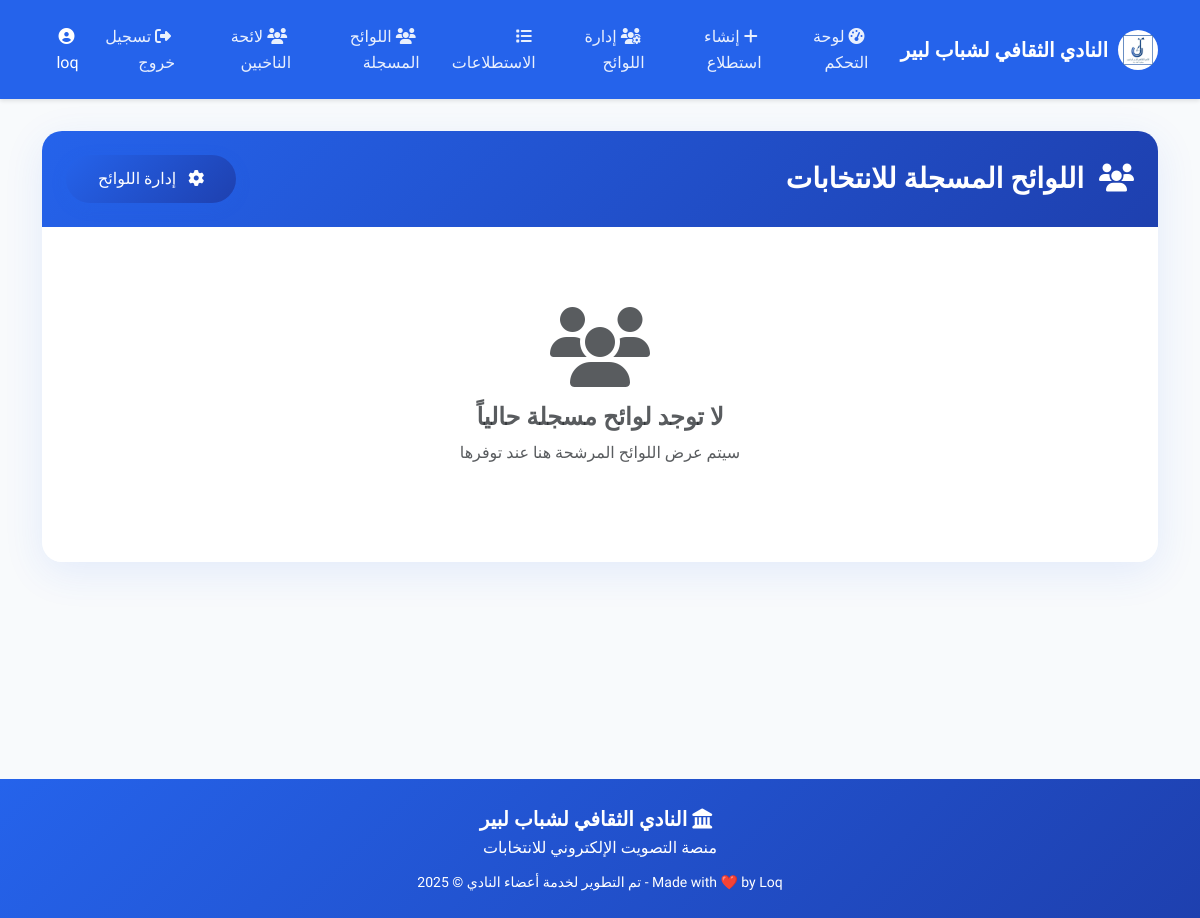
The page /teams/ (signed in) on the database as committed earlier.
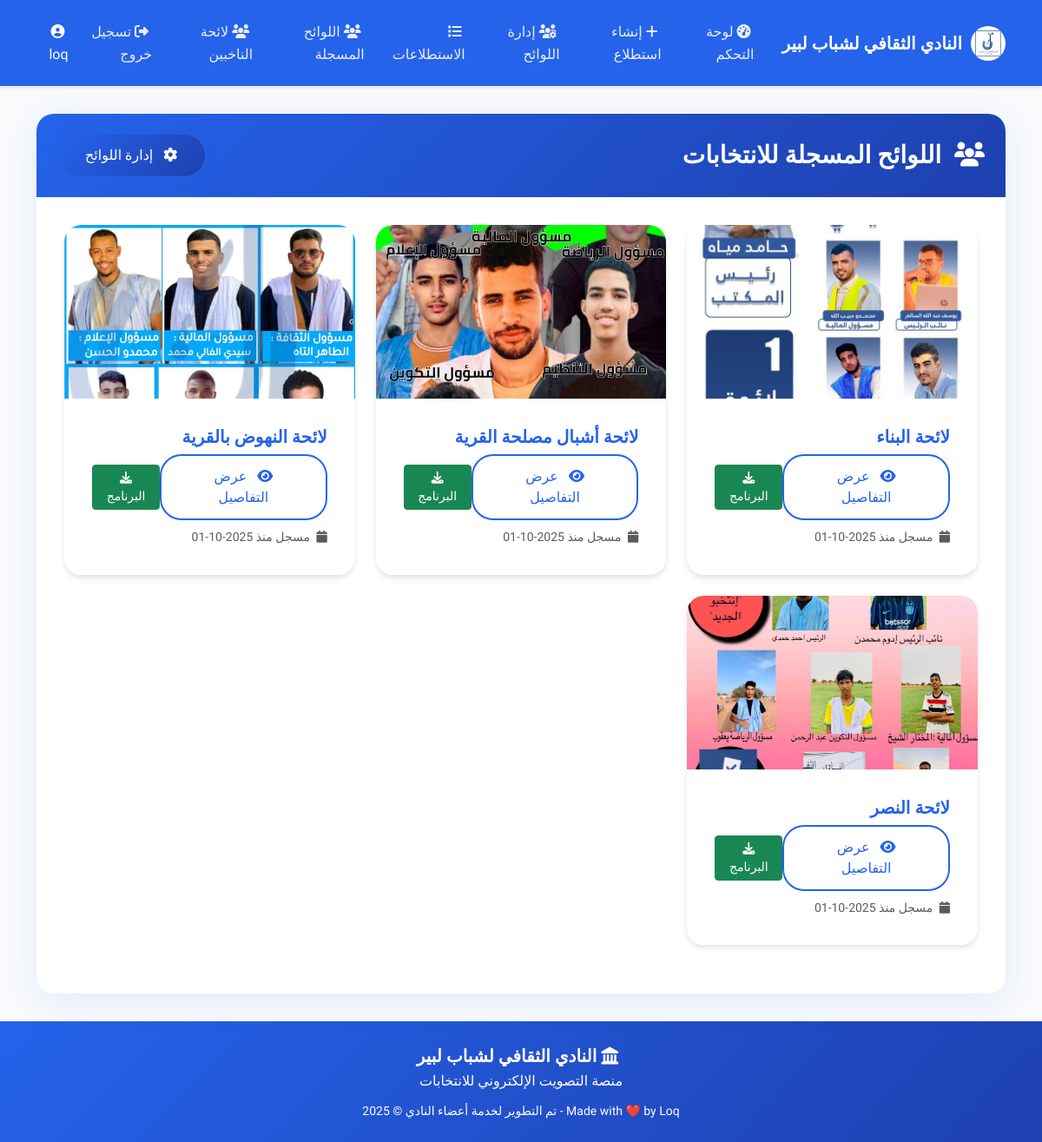
The same page on the database as committed later.
### voting/models.py (models this page shows, shortened)
class CustomUser(AbstractUser):
    ADMIN_CHOICES = [
        ('user', 'Regular User'),
        ('view_admin', 'View Admin'),
        ('super_admin', 'Super Admin'),
    ]
    id = models.UUIDField(primary_key=True, default=uuid.uuid4, editable=False)
    full_name = models.CharField(
        max_length=100,
        blank=True,
        null=True,
        help_text="Full name of the user"
    )
    phone_regex = RegexValidator(
        regex=r'^\+?1?\d{9,15}$',
        message="Phone number must be entered in the format: '+999999999'. Up to 15 digits allowed."
    )
    phone_number = models.CharField(
        validators=[phone_regex],
        max_length=17,
        unique=True,
        blank=True,
        null=True,
        help_text="Phone number for regular users"
    )
    is_phone_verified = models.BooleanField(
        default=False,
        help_text="Whether the phone number has been verified via OTP"
    )
    otp_code = models.CharField(
        max_length=6,
        blank=True,
        null=True,
        help_text="Current OTP code for verification"
    )
    otp_created_at = models.DateTimeField(
        blank=True,
        null=True,
        help_text="When the current OTP was generated"
    )
    user_type = models.CharField(
        max_length=15,
        choices=ADMIN_CHOICES,
        default='user',
        help_text="Type of user: regular user, view admin, or super admin"
    )
    created_at = models.DateTimeField(
        auto_now_add=True,
        help_text="When this user account was created"
    )
    objects = CustomUserManager()
    USERNAME_FIELD = 'username'
    REQUIRED_FIELDS = ['email']
    class Meta:
        verbose_name = 'User'
        verbose_name_plural = 'Users'
        ordering = ['-created_at']
    def is_admin(self):
        return self.user_type in ['view_admin', 'super_admin']

class Team(models.Model):
    id = models.UUIDField(primary_key=True, default=uuid.uuid4, editable=False)
    name = models.CharField(max_length=200, help_text="Team/Candidate name")
    description = models.TextField(blank=True, null=True, help_text="Brief description")
    image = models.ImageField(
        upload_to='team_images/',
        blank=True,
        null=True,
        help_text="Team logo or promotional image"
    )
    program_document = models.FileField(
        upload_to='team_programs/',
        blank=True,
        null=True,
        help_text="PDF document with election program"
    )
    contact_info = models.TextField(
        blank=True,
        null=True,
        help_text="Contact information for the team"
    )
    is_active = models.BooleanField(default=True, help_text="Is this team currently active?")
    created_at = models.DateTimeField(auto_now_add=True)
    updated_at = models.DateTimeField(auto_now=True)
    created_by = models.ForeignKey(CustomUser, on_delete=models.CASCADE, related_name='created_teams')
    class Meta:
        ordering = ['name']
        verbose_name = 'Team'
        verbose_name_plural = 'Teams'

### voting/views.py (the view)
# urls.py: path('teams/', views.teams_view, name='teams_list'),
@login_required
def teams_view(request):
    teams = Team.objects.filter(is_active=True).order_by('created_at')
    context = {
        'teams': teams,
        'can_manage_teams': request.user.is_admin(),
    }
    return render(request, 'teams/teams_list.html', context)

### voting/templates/teams/teams_list.html (shortened to what this page needs)
{% extends 'base.html' %}
{% block content %}
<div class="row">
    <div class="col-12">
        <div class="card">
            <div class="card-header d-flex justify-content-between align-items-center">
                <h3 class="mb-0">
                    <i class="fas fa-users me-2"></i>
                    اللوائح المسجلة للانتخابات
                </h3>
                {% if can_manage_teams %}
                <a href="{% url 'team_management' %}" class="btn btn-primary">
                    <i class="fas fa-cog me-2"></i>
                    إدارة اللوائح
                </a>
                {% endif %}
            </div>
            <div class="card-body">
                {% if teams %}
                    <div class="row">
                        {% for team in teams %}
                        <div class="col-lg-6 col-xl-4 mb-4">
                            <div class="card h-100 team-card">
                                {% if team.image %}
                                <div class="team-image-container">
                                    <img src="{{ team.image.url }}" class="card-img-top team-image" alt="{{ team.name }}">
                                </div>
                                {% else %}
                                <div class="team-placeholder">
                                    <i class="fas fa-users fa-3x text-muted"></i>
                                </div>
                                {% endif %}
                                <div class="card-body d-flex flex-column">
                                    <h5 class="card-title">{{ team.name }}</h5>
                                    <div class="mt-auto">
                                        <div class="d-flex justify-content-between align-items-center">
                                            <a href="{% url 'team_detail' team.id %}" class="btn btn-outline-primary">
                                                <i class="fas fa-eye me-2"></i>
                                                عرض التفاصيل
                                            </a>
                                            {% if team.program_document %}
                                            <a href="{{ team.program_document.url }}"
                                               class="btn btn-sm btn-success"
                                               target="_blank"
                                               title="تحميل البرنامج الانتخابي">
                                                <i class="fas fa-download"></i>
                                                البرنامج
                                            </a>
                                            {% endif %}
                                        </div>
                                        <small class="text-muted mt-2 d-block">
                                            <i class="fas fa-calendar me-1"></i>
                                            مسجل منذ {{ team.created_at|date:"Y-m-d" }}
                                        </small>
                                    </div>
                                </div>
                            </div>
                        </div>
                        {% endfor %}
                    </div>
                {% else %}
                    <div class="text-center py-5">
                        <i class="fas fa-users fa-5x text-muted mb-3"></i>
                        <h4 class="text-muted">لا توجد لوائح  مسجلة حالياً</h4>
                        <p class="text-muted">سيتم عرض اللوائح المرشحة هنا عند توفرها</p>
                    </div>
                {% endif %}
            </div>
        </div>
    </div>
</div>
{% endblock %}

### voting/templates/base.html (shortened to what this page needs)
{% load static %}
<!DOCTYPE html>
<html lang="ar" dir="rtl">
<head>
    <link href="https://cdnjs.cloudflare.com/ajax/libs/bootstrap/5.3.0/css/bootstrap.rtl.min.css" rel="stylesheet">
    <link href="https://cdnjs.cloudflare.com/ajax/libs/font-awesome/6.4.0/css/all.min.css" rel="stylesheet">
</head>
<body>
    <nav class="navbar navbar-expand-lg navbar-dark">
        <div class="container">
            <a class="navbar-brand d-flex align-items-center" href="{% url 'dashboard' %}">
            <div class="club-logo">
                <img src="{% static 'club-logo.png' %}" alt="شعار النادي">
            </div>
            <span class="club-name">النادي الثقافي لشباب لبير</span>
        </a>
            <div class="collapse navbar-collapse" id="navbarNav">
                <ul class="navbar-nav me-auto">
                    {% if user.is_authenticated %}
                        {% if user.user_type == 'super_admin' %}
                            <li class="nav-item">
                                <a class="nav-link" href="{% url 'admin_dashboard' %}">
                                    <i class="fas fa-tachometer-alt ms-1"></i>
                                    لوحة التحكم
                                </a>
                            </li>
                            <li class="nav-item">
                                <a class="nav-link" href="{% url 'create_poll' %}">
                                    <i class="fas fa-plus ms-1"></i>
                                    إنشاء استطلاع
                                </a>
                            </li>
                              <li class="nav-item">
                                <a class="nav-link" href="{% url 'team_management' %}">
                                    <i class="fas fa-users-cog ms-1"></i>
                                    إدارة اللوائح
                                </a>
                            </li>
                        {% endif %}
                        {% if user.is_admin %}
                            <li class="nav-item">
                                <a class="nav-link" href="{% url 'poll_management' %}">
                                    <i class="fas fa-list ms-1"></i>
                                    الاستطلاعات
                                </a>
                        {% endif %}
                    <li class="nav-item">
                            <a class="nav-link" href="{% url 'teams_list' %}">
                                <i class="fas fa-users ms-1"></i>
                                اللوائح المسجلة
                            </a>
                        </li>
                          </li>
                               <li class="nav-item">
                                <a class="nav-link" href="{% url 'registered_users' %}">
                                    <i class="fas fa-users ms-1"></i>
                                    لائحة الناخبين
                                </a>
                            </li>
                        <li class="nav-item">
                            <a class="nav-link" href="{% url 'logout' %}">
                                <i class="fas fa-sign-out-alt ms-1"></i>
                                تسجيل خروج
                            </a>
                        </li>
                    {% endif %}
                </ul>
                {% if user.is_authenticated %}
                    <span class="navbar-text text-white">
                        <i class="fas fa-user-circle ms-1"></i>
                        {% if user.user_type == 'user' %}
                            {{ user.phone_number }}
                        {% else %}
                            {{ user.username }}
                        {% endif %}
                    </span>
                {% endif %}
            </div>
        </div>
    </nav>
    <main class="main-content">
        <div class="container">
            {% block content %}{% endblock %}
        </div>
    </main>
    <footer class="footer">
        <div class="container">
            <div class="club-footer">
                <div class="club-name">
                    <i class="fas fa-landmark ms-2"></i>
                    النادي الثقافي لشباب لبير
                </div>
                <div class="election-info">
                    منصة التصويت الإلكتروني للانتخابات
                </div>
                <div class="mt-2">
                    <small class="">
                 Made with ❤️ by Loq - تم التطوير لخدمة أعضاء النادي        © 2025
                    </small>
                </div>
            </div>
        </div>
    </footer>
</body>
</html>

### voting/templates/base.html (style rules this page uses)
.navbar-brand { display: flex; align-items: center; text-decoration: none; padding: 0; }
.club-logo { width: 50px; height: 50px; margin-left: 10px; flex-shrink: 0; }
.club-logo img { width: 100%; height: 100%; object-fit: contain; display: block; }
.club-name { font-weight: 700; font-size: 1.25rem; color: white !important; white-space: nowrap; }
.club-logo img { max-width: 100%; height: auto; display: block; }
.club-logo { background: white; border-radius: 50%; padding: 5px; display: flex; align-items: center; justify-content: center; }
:root { --primary-blue: #2563eb; --secondary-blue: #1e40af; --light-blue: #3b82f6; --accent-blue: #60a5fa; --gradient-blue: linear-gradient(135deg, #2563eb 0%, #1e40af 100%); --gradient-light: linear-gradient(135deg, #eff6ff 0%, #dbeafe 100%); --shadow-blue: rgba(37, 99, 235, 0.2); --text-dark: #1e293b; --text-muted: #64748b; }
* { margin: 0; padding: 0; box-sizing: border-box; }
body { font-family: 'Cairo', 'Tajawal', Arial, sans-serif; background: var(--gradient-light); color: var(--text-dark); min-height: 100vh; line-height: 1.8; direction: rtl; text-align: right; }
h1, h2, h3, h4, h5, h6 { font-family: 'Cairo', 'Tajawal', Arial, sans-serif; font-weight: 600; }
:root { --primary-color: #2563eb; --secondary-color: #1e40af; --success-color: #10b981; --warning-color: #f59e0b; --text-dark: #1e293b; --text-muted: #64748b; --bg-light: #f8fafc; }
body { font-family: 'Cairo', Arial, sans-serif; background: var(--bg-light); color: var(--text-dark); min-height: 100vh; line-height: 1.6; direction: rtl; text-align: right; display: flex; flex-direction: column; }
.navbar { background: var(--primary-color) !important; box-shadow: 0 2px 4px rgba(0,0,0,0.1); padding: 1rem 0; }
.navbar-brand { font-weight: 700; font-size: 1.25rem; color: white !important; display: flex; align-items: center; }
.club-logo { width: 40px; height: 40px; background: white; border-radius: 50%; display: flex; align-items: center; justify-content: center; margin-left: 10px; font-weight: bold; color: var(--primary-color); }
.navbar-nav .nav-link { color: rgba(255, 255, 255, 0.9) !important; font-weight: 500; padding: 0.5rem 1rem !important; transition: all 0.3s ease; }
.me-2 { margin-left: 0.5rem !important; margin-right: 0 !important; }
.main-content { min-height: calc(100vh - 120px); padding: 2rem 0; }
.card { border: none; border-radius: 20px; box-shadow: 0 10px 40px rgba(37, 99, 235, 0.1); backdrop-filter: blur(10px); background: rgba(255, 255, 255, 0.95); transition: all 0.3s ease; overflow: hidden; }
.card-header { background: var(--gradient-blue) !important; color: white; border: none; padding: 1.5rem; font-weight: 600; text-align: center; font-family: 'Cairo', sans-serif; }
.card-body { padding: 2rem; font-family: 'Tajawal', sans-serif; }
.btn-primary { background: var(--gradient-blue); border: none; border-radius: 25px; padding: 0.75rem 2rem; font-weight: 500; transition: all 0.3s ease; box-shadow: 0 4px 15px var(--shadow-blue); font-family: 'Cairo', sans-serif; }
.btn-outline-primary { border: 2px solid var(--primary-blue); color: var(--primary-blue); border-radius: 25px; padding: 0.75rem 2rem; font-weight: 500; transition: all 0.3s ease; font-family: 'Cairo', sans-serif; }
.footer { background: var(--gradient-blue); color: white; text-align: center; padding: 1.5rem 0; margin-top: auto; font-family: 'Cairo', sans-serif; }

### voting/templates/teams/teams_list.html (style rules this page uses)
.team-card { transition: transform 0.3s ease, box-shadow 0.3s ease; border: none; box-shadow: 0 4px 6px rgba(0, 0, 0, 0.1); }
.team-image-container { height: 200px; overflow: hidden; background: #f8f9fa; }
.team-image { width: 100%; height: 100%; object-fit: cover; transition: transform 0.3s ease; }
.card-title { color: var(--primary-blue); font-weight: 600; }

Rows that differ between the two databases and show on the page:
added Team: image (picture), name "لائحة البناء", created_at "2025-10-01"
added Team: image (picture), name "لائحة أشبال مصلحة القرية", created_at "2025-10-01"
added Team: image (picture), name "لائحة النهوض بالقرية", created_at "2025-10-01"
added Team: image (picture), name "لائحة النصر", created_at "2025-10-01"
Other text that changed with them:
text no longer shown: "لا توجد لوائح مسجلة حالياً سيتم عرض اللوائح المرشحة هنا عند توفرها"
